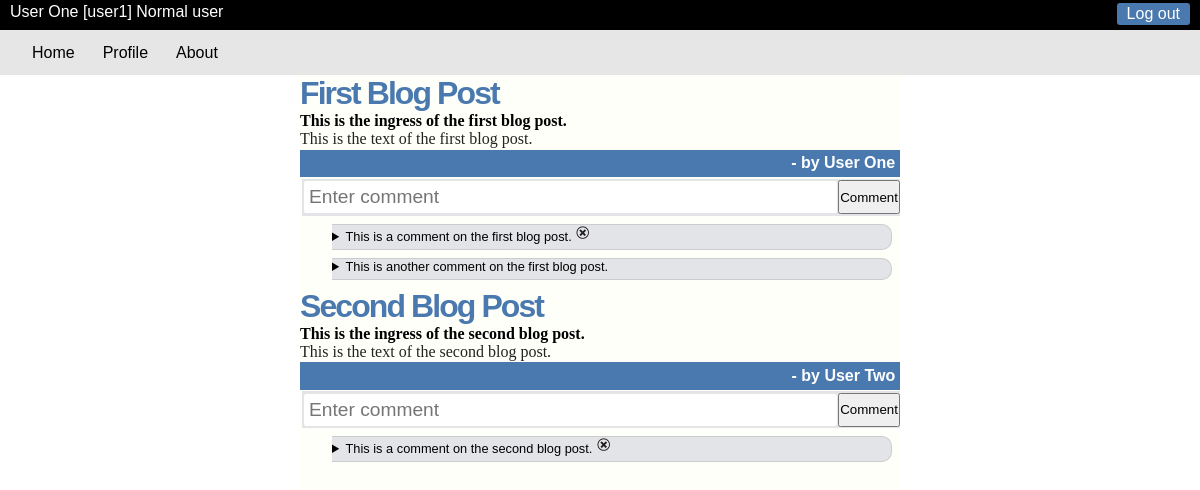
Screenshot of /index.php (signed in) with the database file from the repository.
### tables this page shows
CREATE TABLE tblUser (
    userID INT AUTO_INCREMENT PRIMARY KEY,
    username VARCHAR(50) NOT NULL,
    password VARCHAR(255) NOT NULL,
    userlevel INT NOT NULL,
    realname VARCHAR(255) NOT NULL
);

CREATE TABLE tblblog (
    blogID INT AUTO_INCREMENT PRIMARY KEY,
    header VARCHAR(255) NOT NULL,
    ingress TEXT NOT NULL,
    text TEXT NOT NULL,
    author INT NOT NULL,
    added TIMESTAMP DEFAULT CURRENT_TIMESTAMP
);

CREATE TABLE tbltext (
    textID INT AUTO_INCREMENT PRIMARY KEY,
    text TEXT NOT NULL,
    author INT NOT NULL,
    blogID INT NOT NULL,
    added TIMESTAMP DEFAULT CURRENT_TIMESTAMP
);

### lang/en.php (called while the page is built, shortened)
<?php
$strBtnComment="Comment";
$strCommentPlaceholder="Enter comment";
$strHome="Home";
$strAbout="About";
$strProfile="Profile";
$strLogout="Log out";
$strUser="Normal user";
?>

### index.php (the view, shortened to what this page needs)
<!DOCTYPE html>
<?php require_once('func.php'); ?>
<?php
    $host="localhost";
    $user="root";
    $pass="";
    $db ="dbsData";
    $conn=mysqli_connect($host, $user, $pass, $db);
?>
<html lang="en">
<head>
    <link rel="stylesheet" href="style.css">
</head>
<body>
<div class="userinfo">
    <?=showLoginStatus()?>
</div>
<?php require_once 'menu.php'; ?>
    <div class="content">
    <?php
    $sql="SELECT * FROM tblblog ORDER BY added DESC LIMIT 3";
    $result=mysqli_query($conn, $sql);
    while($row=mysqli_fetch_assoc($result)){ ?>
        <section>
            <h1><?=$row['header']?></h1>
            <p class="ingress"><?=$row['ingress']?></p>
            <p class="text"><?=$row['text']?></p>
            <div class="byline">- by <?=getRealName($row['author'])?></div>
            <?php if(isLevel(10)){ ?>
                <div class="frmComment">
                    <form method="post" action="index.php" name="frmComment">
                        <input type="text" name="txtComment" placeholder="<?=$strCommentPlaceholder?>">
                        <button type="submit" name="btnComment" value="."><?=$strBtnComment?></button>
                    </form>
                </div>
            <?php }
            if(isLevel(10)){ ?>
                <div class="comments">
                    <?php
                        $blogid=$row['blogID'];
                        $tsql="SELECT * FROM tbltext WHERE blogID=$blogid ORDER BY added DESC";
                        $tresult=mysqli_query($conn, $tsql);
                        if(mysqli_num_rows($tresult)){
                            while($trow=mysqli_fetch_assoc($tresult)){ ?>
                                <details>
                                     <summary><?=$trow['text']?>
                                        <?php
                                            if(($trow['author']==intval($_SESSION['id'])) || isLevel(1000)){ ?>
                                                <span class="delComment"><a href="index.php?delComment=<?=$trow['textID']?>"><img class='icon' src='icons/del.png'></a></span>
                                        <?php } ?>
                                    </summary>
                                        <div class="commentby"><?=getRealName($trow['author'])?></div>
                                </details>
                            <?php }
                        } ?>
                </div>
            <?php } }
            ?>
        </section>
    </div>
</body>
</html>

### func.php (shortened to what this page needs)
<?php
require_once './lang/en.php';
function isLevel($lvl){
    if(isset($_SESSION['level'])){
        if(intval($_SESSION['level'])>=$lvl){
            return true;
        }else{
            return false;
        }
    }else{
        return false;
    }
}
function getRealName($id){
    global $strMessUsernameFail, $strMessWrongID;
    if(isset($id)){
        $tempDB=new db('dbsdata');
        $sql="SELECT * FROM tblUser WHERE userID=$id";
        if($result=$tempDB->runQuery($sql)){
            if(!mysqli_num_rows($result)==1){
                return $strMessWrongID;
             }else{
                $raden=mysqli_fetch_assoc($result);
                return $raden['realname'];
             }
        }else{
            return $strMessUsernameFail;
        }
    }
}
function showLoginStatus(){
    global $strLogin, $strLogout,  $strMessDoLogin;
    $strRet="<div class='loginstatus'>";
    if(isLevel(10)){
        $strRet=$strRet.getRealName($_SESSION['id'])."&nbsp;[".$_SESSION['name']."]&nbsp;".getlevel($_SESSION['level'])."&nbsp;&nbsp;<a href='logout.php' class='logstat'>".$strLogout."</a>";
    }else{
        $strRet=$strRet.$strMessDoLogin."&nbsp;<a href='index.php' class='logstat'>".$strLogin."</a>";
    }
    return $strRet."</div>";
}
function getLevel($level){
    global $strAdmin, $strExtended, $strUser, $strErrUser;
    switch($level){
        case ($level >= 10):
            return $strUser;
            break;
    }
}
class db {
    function __construct($db_name, $host="localhost", $username="root", $password="") {
        $this->mysqli = mysqli_connect($host, $username, $password, $db_name);
    }
    public function fix($strFix){
        return $this->mysqli->real_escape_string($strFix);
    }
    public function runQuery($strQuery){
        return $this->mysqli->query($strQuery);
    }
}
?>

### menu.php (shortened to what this page needs)
<nav id='menu'>
  <ul>
    <li><a href='index.php'><?=$strHome?></a></li>
    <?php if(isLevel(10)){ ?>
    <li><a href='profile.php'><?=$strProfile?></a></li>
    <?php } ?>
    <li><a href='about.php'><?=$strAbout?></a></li>
  </ul>
</nav>

### style.css (style rules this page uses)
* { margin: 0; padding: 0; box-sizing: border-box; --outline: 1px solid red; }
:root { --formheight: 10%; --bg-light: rgb(255, 255, 249); --bg-middle: rgb(226, 228, 231); --bg-middle-lighter: rgb(245, 245, 245); --bg-dark: rgb(0, 0, 0); --clr-accent: rgb(74, 121, 175); --clr-text: #222; --clr-light-text: #fff; --clr-border: rgba(0, 0, 0, 0.1); }
.content { position: relative; top: 0px; margin-left: auto; margin-right: auto; width: 50%; height: calc(100vh); background: var(--bg-light); display: flex; flex-direction: column; overflow-y: auto; gap: 1rem; }
details>summary { --list-style-type: none; font-family: sans-serif; font-size: .8rem; }
details { margin: 0.5rem; margin-left: 2rem; transition: all .2s ease-in-out; }
summary { border-top: 1px solid var(--clr-border); border-right: 1px solid var(--clr-border); border-bottom: 1px solid var(--clr-border); background: var(--bg-middle); padding-bottom: 5px; border-top-right-radius: 10px; border-bottom-right-radius: 10px; }
h1 { font-family: sans-serif; font-weight: bold; font-size: 2rem; letter-spacing: -0.06em; color: var(--clr-accent); }
.ingress { font-weight: bold; }
.text { color: var(--clr-text); }
.byline { font-family: sans-serif; font-weight: bold; width: 100%; margin-top: .1rem; padding: .3rem; background: var(--clr-accent); color: var(--clr-light-text); text-align: right; }
input { padding: .4rem; min-width: 200px; max-width: 100%; border-radius: .2rem; border: 1px solid var(--clr-border); font-size: 1.2rem; }
.icon { height: 16px; }
.loginstatus { font-family: sans-serif; padding: 3px 10px; height: 30px; background: var(--bg-dark); color: var(--clr-light-text); }
.logstat { padding: 2px 10px; border-radius: 3px; text-decoration: none; background: var(--clr-accent); color: var(--clr-light-text); float: right; }
.frmComment { width: 100%; }

### menu.css (style rules this page uses)
#menu { background: #E6E6E6; color: #FFF; height: 45px; padding-left: 18px; border-radius: 0px; }
#menu ul, #menu li { margin: 0 auto; padding: 0; list-style: none; }
#menu ul { width: 100%; }
#menu li { float: left; display: inline; position: relative; font-family: sans-serif; }
#menu a { display: block; line-height: 45px; padding: 0 14px; text-decoration: none; color: #000000; font-size: 16px; }

### form.css (style rules this page uses)
form[name='frmComment'] { display: flex; flex-direction: row; margin: .1rem; padding: .1rem; background: var(--bg-middle); width: 100%; }
form[name='frmComment']>input { flex-grow: 100; }
form[name='frmComment']>input { width: 3rem; padding: .3rem; }

### rows the page displays
tbluser: realname "User One"
tblblog: header "First Blog Post", ingress "This is the ingress of the first blog post.", text "This is the text of the first blog post.", author.realname "User One"
tbltext: text "This is a comment on the first blog post.", author 1 (drawn)
tbltext: text "This is another comment on the first blog post."
tblblog: header "Second Blog Post", ingress "This is the ingress of the second blog post.", text "This is the text of the second blog post.", author.realname "User Two"
tbltext: text "This is a comment on the second blog post.", author 1 (drawn)

### other values shown
$_SESSION['name'] "user1"
getlevel($_SESSION['level']) "Normal user"
$strLogout "Log out"
$strHome "Home"
$strProfile "Profile"
$strAbout "About"
